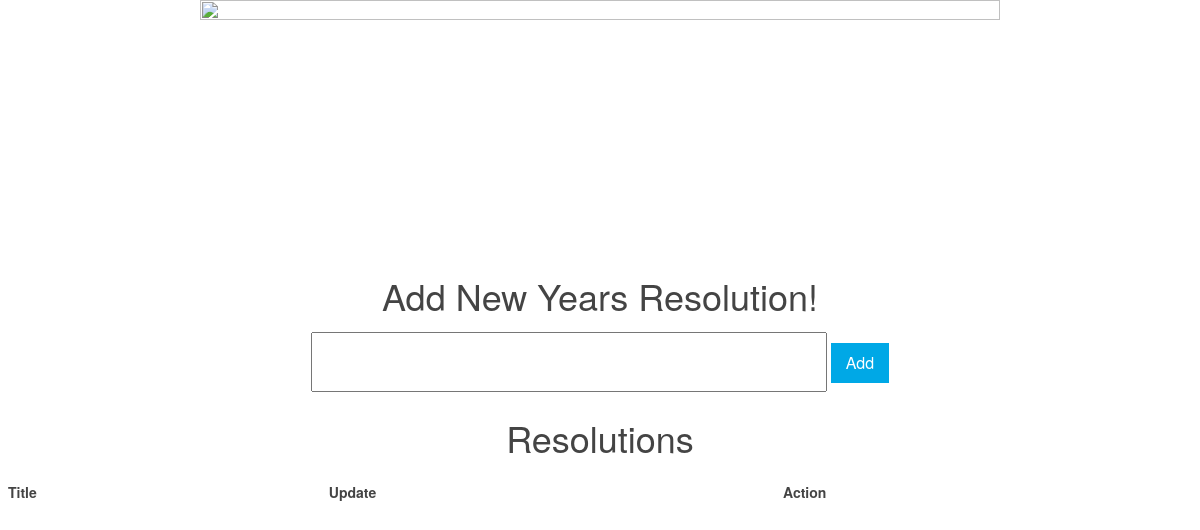
/, run on an earlier commit of the app's database.
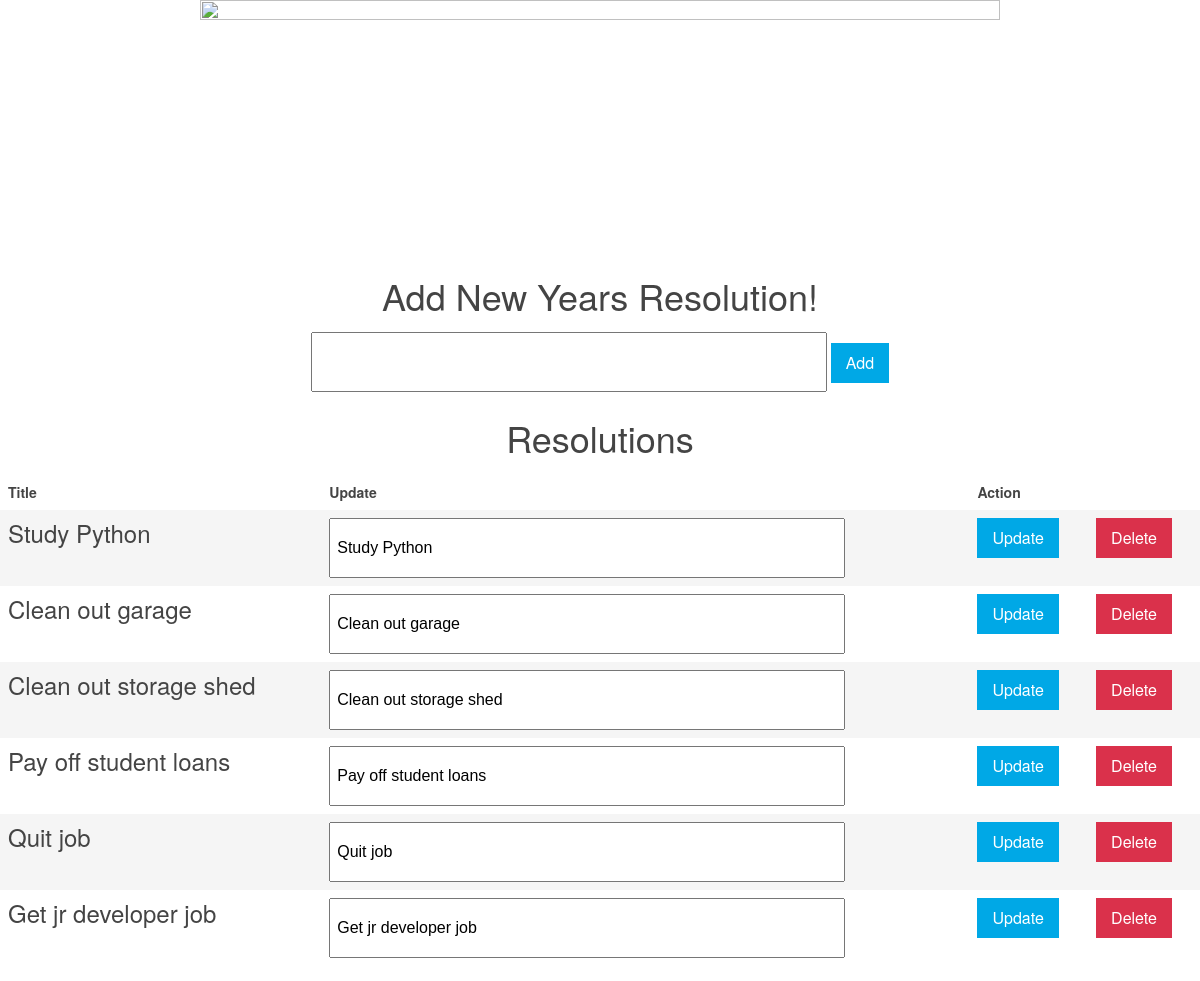
And on a later commit of the database.
### newyears.py (models this page shows)
class Resolution(db.Model):
  title = db.Column(db.String(80), unique=True, nullable=False, primary_key=True)

### newyears.py (the view, shortened to what this page needs)
@app.route("/", methods=["GET", "POST"])
def home():
    resolutions = None
    resolutions = Resolution.query.all()
    return render_template("home.html", resolutions=resolutions)

### templates/home.html (shortened to what this page needs)
<!DOCTYPE html>
<html>
<head>
  <link rel="stylesheet" href="{{ url_for('static',filename='styles/css/uikit.min.css') }}" />
  <link rel="stylesheet" href="{{ url_for('static',filename='styles/style.css') }}" />
</head>
<center>
<body>
    <img height="250px" src="https://happynewyear2018.wiki/wp-content/uploads/2017/08/Happy-New-Year-2018.jpg" width="800px" class="uk-align-center">
		<h1>Add New Years Resolution!</h1>
        <form action="/" method="post">
          <input class="uk-input uk-form-width-large uk-form-large" name="title" type="text">
          <input class="uk-button uk-button-primary uk-button-large" type="submit" value="Add">
				</form>
    <h1>Resolutions</h1>
		<table class="uk-table uk-table-striped">
      <thead>
        <tr>
          <th>Title</th>
          <th>Update</th>
          <th>Action</th>
        </tr>
      </thead>
      <tbody>
        {% for resolution in resolutions %}
			<tr>
				<td>
					<h2>{{resolution.title}}</h2>
				</td>
				<td>
              <form action="./update" method="post" style="display: inline">
                <input class="uk-input uk-form-width-large uk-form-large" name="newtitle" type="text" value="{{resolution.title}}">
              </td>
              <td>
                <input class="uk-button uk-button-primary uk-button-large" type="submit" value="Update">
        </td>
				<td>
					<form action="./delete" method="post" style="display: inline">
            <input class="uk-button uk-button-danger uk-button-large" type="submit" value="Delete">
					</form>
				</td>
      </tr>
      {% endfor %}
    </tbody>
    </table>
</body>
</center>
</html>

What changed in the data, as far as the page shows it:
added Resolution: title "Study Python", newtitle "Study Python"
added Resolution: title "Clean out garage", newtitle "Clean out garage"
added Resolution: title "Clean out storage shed", newtitle "Clean out storage shed"
added Resolution: title "Pay off student loans", newtitle "Pay off student loans"
added Resolution: title "Quit job", newtitle "Quit job"
added Resolution: title "Get jr developer job", newtitle "Get jr developer job"
